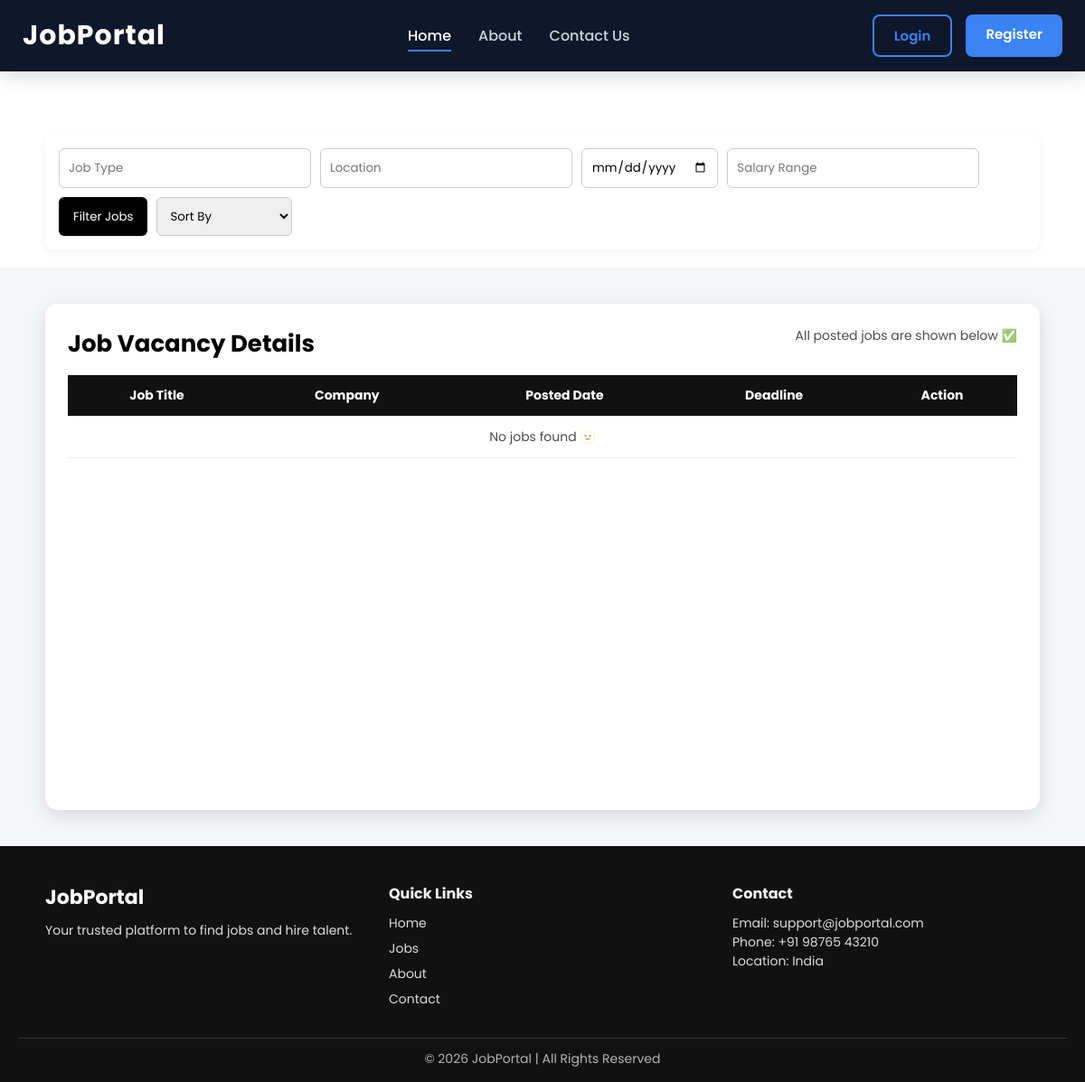
The app's page /jobs/, older data.
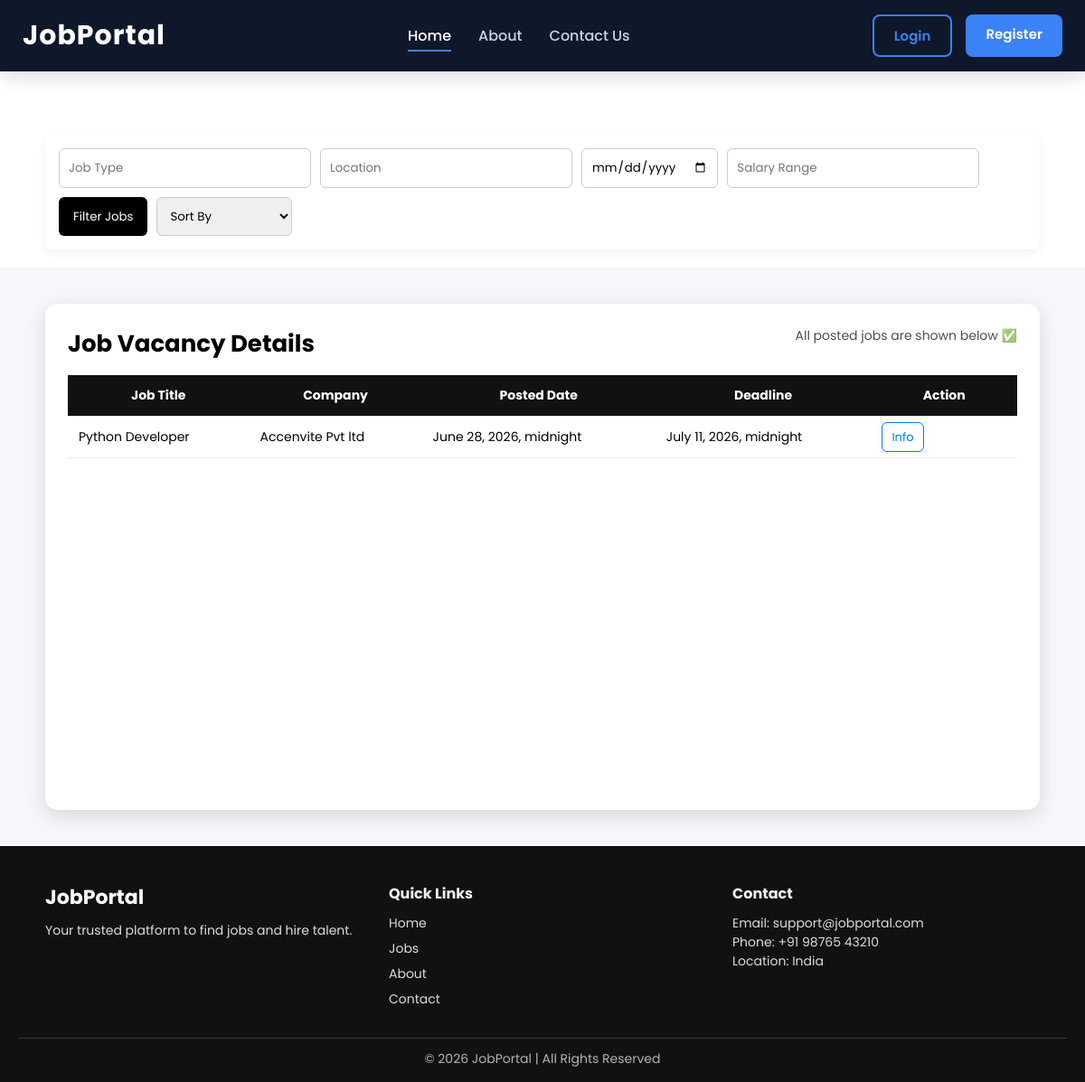
The same page, newer data.
### portal/models.py (models this page shows)
class Job(models.Model):
    title = models.CharField(max_length=200)
    company = models.CharField(max_length=100, null=True)
    description = models.TextField()
    location = models.CharField(max_length=100)
    job_type = models.CharField(max_length=50)
    description = models.TextField()
    posted_date = models.DateTimeField()
    application_deadline = models.DateTimeField()
    salary_range = models.CharField(max_length=50, null=True)

### portal/views.py (the view)
# urls.py: path('jobs/', show_job, name='show_url'),
def show_job(request):
    jobs = Job.objects.all()
    job = request.GET.get('job_type')
    location = request.GET.get('location')
    date_posted = request.GET.get('posted_date')
    salary = request.GET.get('salary_range')
    sort = request.GET.get('sort')
    if job:
        jobs = jobs.filter(job_type__icontains = job)
    if location:
        jobs = jobs.filter(location__icontains = location)
    if salary:
        jobs = jobs.filter(salary_range__icontains = salary)
    if date_posted:
        jobs = jobs.filter(posted_date = date_posted)
    if sort :
        jobs = jobs.order_by(sort)
    context = {'jobs' : jobs}
    template_name = 'portal/show.html'
    return render (request, template_name, context)

### templates/portal/show.html (shortened to what this page needs)
{% extends "base.html" %}
{% load static %}
{% block content %}
<br><br>
<form method="get" class="job-filter-form">
    <input type="text" name="job_type" placeholder="Job Type" class="filter-input">
    <input type="text" name="location" placeholder="Location" class="filter-input">
    <input type="date" name="date_posted" class="filter-input">
    <input type="text" name="salary_range" placeholder="Salary Range" class="filter-input">
    <button type="submit" class="filter-btn">Filter Jobs</button>
    <select name="sort" class="sort-select">
        <option value="">Sort By</option>
    </select>
</form>
<div class="show-page">
  <div class="show-card">
    <div class="show-header">
      <h1>Job Vacancy Details</h1>
      <p>All posted jobs are shown below ✅</p>
    </div>
    <div class="table-responsive">
      <table class="job-table">
        <thead>
          <tr>
            <th>Job Title</th>
            <th>Company</th>
            <th>Posted Date</th>
            <th>Deadline</th>
            <th colspan="3" class="action-head">Action</th>
          </tr>
        </thead>
        <tbody>
          {% for j in jobs %}
          <tr>
            <td>{{ j.title }}</td>
            <td>{{ j.company }}</td>
            <td>{{ j.posted_date }}</td>
            <td>{{ j.application_deadline }}</td>
            <td><a href="{% url 'info_url' j.id %}" class="btn-action btn-info">Info</a></td>
            {% if request.user.is_superuser %}
              <td><a href="{% url 'update_url' j.id %}" class="btn-action btn-update">Update</a></td>
              <td><a href="{% url 'delete_url' j.id %}" class="btn-action btn-delete">Delete</a></td>
            {% else %}
              <td></td>
              <td></td>
            {% endif %}
          </tr>
          {% empty %}
          <tr>
            <td colspan="7" class="no-data">No jobs found 🫥</td>
          </tr>
          {% endfor %}
        </tbody>
      </table>
    </div>
  </div>
</div>
{% endblock %}

### templates/base.html (shortened to what this page needs)
<!DOCTYPE html>
{% load static %}
<html lang="en">
<head>
    <link rel="stylesheet" href="{% static 'css/Footbar.css' %}">
    <link rel="stylesheet" href="{% static 'css/Navbar.css' %}">
    <link rel="stylesheet" href="{% static 'css/auth_app/login.css' %}">
    <link rel="stylesheet" href="{% static 'css/auth_app/register.css' %}">
    <link rel="stylesheet" href="{% static 'css/Portal/about.css' %}">
    <link rel="stylesheet" href="{% static 'css/Portal/home.css' %}">
    <link rel="stylesheet" href="{% static 'css/Portal/contact.css' %}">
    <link rel="stylesheet" href="{% static 'css/Portal/form.css' %}">
    <link rel="stylesheet" href="{% static 'css/Portal/info.css' %}">
    <link rel="stylesheet" href="{% static 'css/Portal/show.css' %}">
</head>
<body class=" page-wrapper">
    {% include 'NavBar.html' %}
    <main class="main-content">
      {% block content %}
      {% endblock %}
    </main>
    {% include 'FootBar.html' %}
</body>
</html>

### templates/NavBar.html (shortened to what this page needs)
<nav class="navbar">
  <div class="nav-container">
    <a href="/" class="logo">JobPortal</a>
    <ul class="nav-links">
      <li><a href="{% url 'home_url' %}" class="active">Home</a></li>
      <li><a href="{% url 'about_url' %}">About</a></li>
      <li><a href="{% url 'contact_url' %}">Contact Us</a></li>
    </ul>
    {% if not user.is_authenticated %}
    <div class="nav-buttons">
      <a href="{% url 'login_url' %}" class="btn-login">Login</a>
      <a href="{% url 'register_url' %}" class="btn-register">Register</a>
    </div>
    {% endif %}
  </div>
</nav>

### templates/FootBar.html
<footer class="footer">
  <div class="footer-container">
    <div class="footer-brand">
      <h3>JobPortal</h3>
      <p>Your trusted platform to find jobs and hire talent.</p>
    </div>
    <div class="footer-links">
      <h4>Quick Links</h4>
      <a href="/">Home</a>
      <a href="{% url 'show_url' %}">Jobs</a>
      <a href="/about/">About</a>
      <a href="/contact/">Contact</a>
    </div>
    <div class="footer-contact">
      <h4>Contact</h4>
      <p>Email: support@jobportal.com</p>
      <p>Phone: +91 98765 43210</p>
      <p>Location: India</p>
    </div>
  </div>
  <div class="footer-bottom">
    <p>© 2026 JobPortal | All Rights Reserved</p>
  </div>
</footer>

### static/css/Footbar.css (style rules this page uses)
.footer { background: #111; color: #fff; padding: 40px 20px 15px; margin-top: auto; }
.footer-container { max-width: 1100px; margin: auto; display: flex; gap: 40px; justify-content: space-between; flex-wrap: wrap; }
.footer-brand, .footer-links, .footer-contact { flex: 1; min-width: 200px; }
.footer h3 { font-size: 22px; margin-bottom: 10px; }
.footer h4 { font-size: 16px; margin-bottom: 10px; color: #f2f2f2; }
.footer p { font-size: 14px; opacity: 0.85; line-height: 1.5; }
.footer-links a { display: block; text-decoration: none; color: #fff; opacity: 0.85; margin-bottom: 7px; font-size: 14px; transition: 0.3s; }
.footer-bottom { text-align: center; margin-top: 25px; border-top: 1px solid rgba(255, 255, 255, 0.2); padding-top: 12px; font-size: 13px; opacity: 0.8; }

### static/css/Navbar.css (style rules this page uses)
* { margin:0; padding:0; box-sizing:border-box; font-family:'Poppins',sans-serif; }
.navbar { width:100%; background:#0f172a; position:sticky; top:0; z-index:1000; box-shadow:0 5px 20px rgba(0,0,0,.15); }
.nav-container { max-width:1200px; margin:auto; padding:16px 25px; display:flex; justify-content:space-between; align-items:center; }
.logo { font-size:30px; font-weight:700; color:#fff; text-decoration:none; letter-spacing:1px; }
.nav-links { display:flex; align-items:center; gap:30px; list-style:none; }
.nav-links a { text-decoration:none; color:#cbd5e1; font-size:16px; font-weight:500; transition:.3s; position:relative; }
.nav-links a::after { content:""; position:absolute; left:0; bottom:-6px; width:0; height:2px; background:#3b82f6; transition:.3s; }
.nav-links a:hover::after, .nav-links a.active::after { width:100%; }
.nav-links a:hover, .nav-links a.active { color:#fff; }
.nav-buttons { display:flex; gap:15px; }
.btn-login, .btn-register, .btn-logout { padding:10px 22px; border-radius:8px; text-decoration:none; font-size:15px; font-weight:600; transition:.3s; }
.btn-login { border:2px solid #3b82f6; color:#3b82f6; }
.btn-register { background:#3b82f6; color:#fff; }

### static/css/Portal/show.css (style rules this page uses)
.job-filter-form { display: flex; flex-wrap: wrap; gap: 10px; background: white; padding: 15px; border-radius: 8px; margin: 20px auto; max-width: 1100px; box-shadow: 0 3px 10px rgba(0,0,0,0.06); }
.filter-input, .sort-select { padding: 10px; border: 1px solid #ccc; border-radius: 6px; min-width: 150px; }
.filter-btn { padding: 10px 16px; background: black; color: white; border: none; border-radius: 6px; cursor: pointer; }
.show-page { min-height: 80vh; padding: 40px 15px; background: #f5f6fa; display: flex; justify-content: center; }
.show-card { width: 100%; max-width: 1100px; background: white; padding: 25px; border-radius: 14px; box-shadow: 0 6px 20px rgba(0,0,0,0.12); }
.show-header { display: flex; justify-content: space-between; flex-wrap: wrap; margin-bottom: 15px; }
.show-header h1 { font-size: 26px; margin: 0; }
.show-header p { font-size: 14px; opacity: 0.7; }
.table-responsive { overflow-x: auto; }
.job-table { width: 100%; border-collapse: collapse; }
.job-table thead { background: #111; color: white; }
.job-table th, .job-table td { padding: 12px; border-bottom: 1px solid #eee; font-size: 14px; }
.btn-action { padding: 6px 10px; border-radius: 6px; font-size: 13px; text-decoration: none; }
.btn-info { color: #007bff; border: 1px solid #007bff; }

Row changes from the older to the newer data that the page shows:
added Job: title "Python Developer", company "Accenvite Pvt ltd", posted_date "June 28, 2026, midnight", application_deadline "July 11, 2026, midnight"
Text that changed along with them:
text no longer shown: "No jobs found 🫥"
